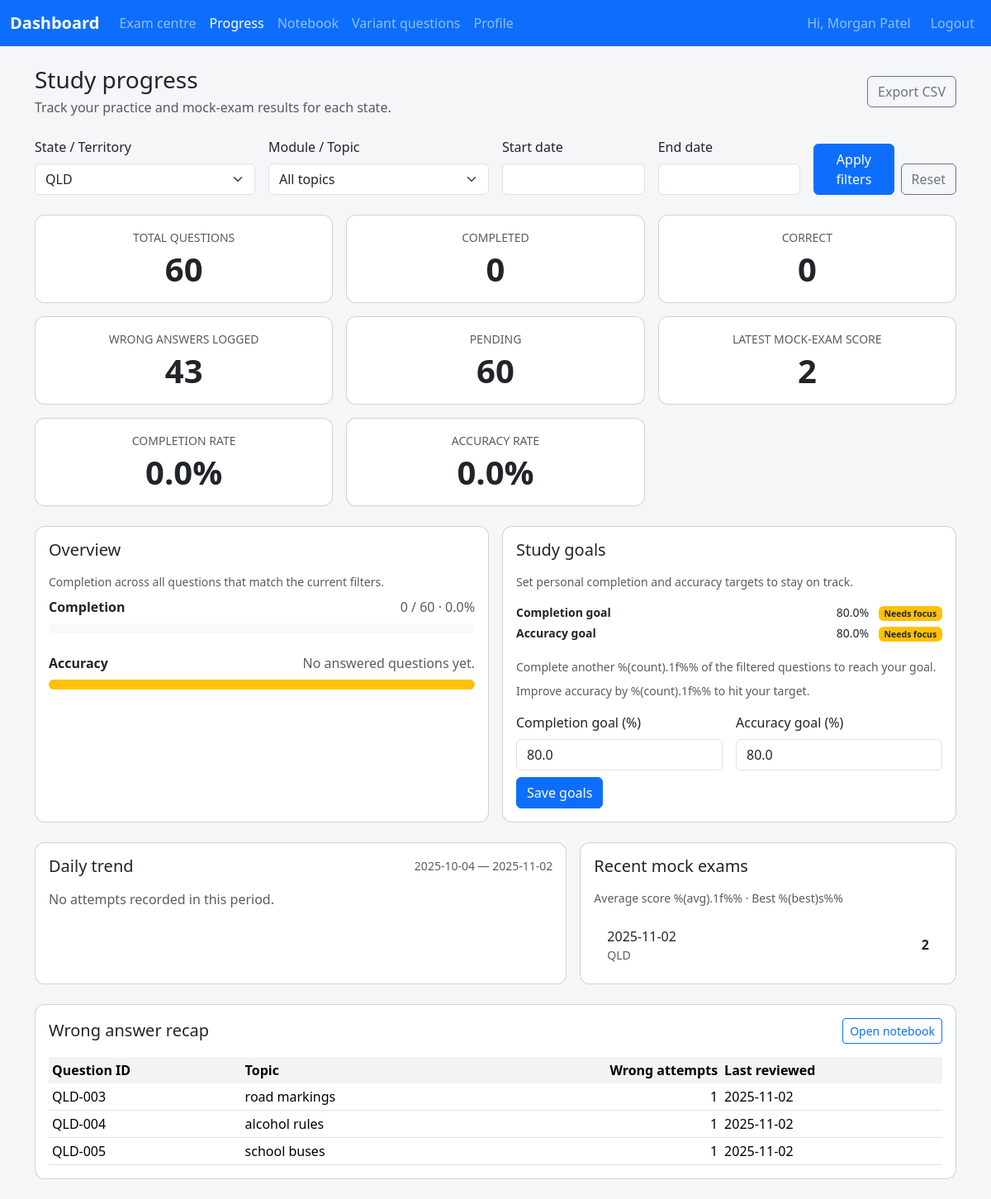
The page /student/progress (signed in) on the database as committed earlier.
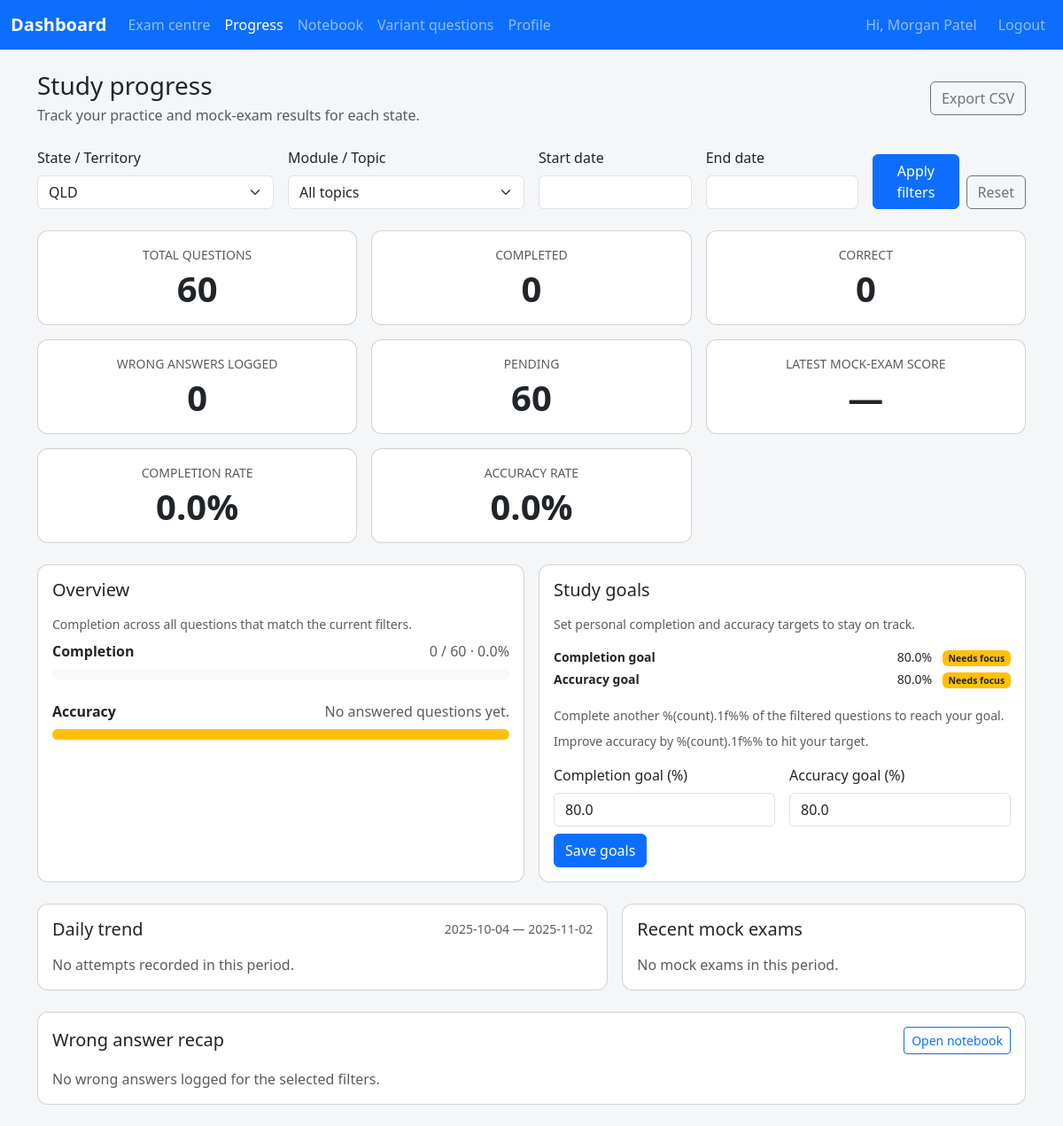
The same page on the database as committed later.
### app/models.py (models this page shows)
class MockExamSummary(db.Model):
    __tablename__ = "mock_exam_summaries"
    id = db.Column(db.Integer, primary_key=True)
    student_id = db.Column(db.Integer, db.ForeignKey("students.id"), nullable=False)
    state = db.Column(db.String(10))
    score = db.Column(db.Integer, nullable=False)
    taken_at = db.Column(db.DateTime, default=datetime.utcnow, nullable=False)
    student = db.relationship("Student", back_populates="mock_exam_summaries")

class Question(db.Model):
    __tablename__ = "questions"
    id = db.Column(db.Integer, primary_key=True)
    qid = db.Column(db.String(50), nullable=False)
    prompt = db.Column(db.Text, nullable=False)
    language = db.Column(db.String(20), nullable=False, default="ENGLISH")
    state_scope = db.Column(db.String(10), nullable=False, default="ALL")
    topic = db.Column(db.String(120), nullable=False, default="general")
    option_a = db.Column(db.String(255), nullable=False, default="Option A")
    option_b = db.Column(db.String(255), nullable=False, default="Option B")
    option_c = db.Column(db.String(255), nullable=False, default="Option C")
    option_d = db.Column(db.String(255), nullable=False, default="Option D")
    correct_option = db.Column(db.String(1), nullable=False, default="A")
    explanation = db.Column(db.Text, nullable=False, default="")
    image_url = db.Column(db.String(500))
    __table_args__ = (
        UniqueConstraint(
            "qid", "state_scope", "language", name="uq_question_qid_state_language"
        ),
    )

class NotebookEntry(db.Model):
    __tablename__ = "notebook_entries"
    id = db.Column(db.Integer, primary_key=True)
    student_id = db.Column(db.Integer, db.ForeignKey("students.id"), nullable=False)
    question_id = db.Column(db.Integer, db.ForeignKey("questions.id"), nullable=False)
    state = db.Column(db.String(10), nullable=False)
    wrong_count = db.Column(db.Integer, nullable=False, default=0)
    last_wrong_at = db.Column(db.DateTime)
    student = db.relationship("Student", back_populates="notebook_entries")
    question = db.relationship("Question")
    __table_args__ = (
        UniqueConstraint("student_id", "question_id", "state", name="uq_notebook_scope"),
    )

### app/student/routes.py (the view, shortened to what this page needs)
@student_bp.route("/progress", methods=["GET", "POST"], endpoint="progress")
@login_required
def progress_overview():
    student = _current_student()
    if not student:
        return _redirect_non_students()
    def _normalise(code: str | None) -> str:
        return (code or "").strip().upper()
    def _parse_date_param(value: str | None):
        if not value:
            return None
        try:
            return datetime.strptime(value, "%Y-%m-%d").date()
        except ValueError:
            return None
    requested_state = _normalise(request.args.get("state"))
    progress_records = (
        StudentStateProgress.query.with_entities(
            func.upper(StudentStateProgress.state).label("state"),
            StudentStateProgress.last_active_at,
        )
        .filter_by(student_id=student.id)
        .order_by(StudentStateProgress.last_active_at.desc())
        .all()
    )
    available_states: list[str] = []
    seen: set[str] = set()
    for state_code, _last_active in progress_records:
        code = _normalise(state_code)
        if code and code not in seen:
            available_states.append(code)
            seen.add(code)
    current_state = _normalise(student.state)
    if current_state and current_state not in seen:
        available_states.insert(0, current_state)
        seen.add(current_state)
    selected_state = requested_state if requested_state in seen else None
    if not selected_state and available_states:
        selected_state = available_states[0]
    request_data = request.args if request.method == "GET" else request.form
    raw_topic = (request_data.get("topic") or "").strip()
    start_date = _parse_date_param(request_data.get("start"))
    end_date = _parse_date_param(request_data.get("end"))
    filter_error: str | None = None
    if start_date and end_date and start_date > end_date:
        filter_error = _t("Start date must be before end date.")
        start_date = end_date = None
    start_at = datetime.combine(start_date, time.min) if start_date else None
    end_at = datetime.combine(end_date, time.max) if end_date else None
    today = datetime.utcnow().date()
    trend_default_start = datetime.combine(today - timedelta(days=29), time.min)
    trend_default_end = datetime.combine(today, time.max)
    trend_start_at = start_at or trend_default_start
    trend_end_at = end_at or trend_default_end
    summary = None
    error_message: str | None = None
    completion_pct = pending_pct = accuracy_pct = incorrect_pct = 0.0
    available_topics: list[str] = []
    trend_points: list[ProgressTrendPoint] = []
    recent_exams = []
    recent_exam_stats: dict[str, float | int | None] | None = None
    wrong_preview: list[dict[str, object]] = []
    if selected_state:
        question_bank = get_questions_for_state(
            selected_state, language=student.preferred_language
        )
        available_topics = sorted(
            {question.topic for question in question_bank if question.topic}
        )
        topic_param = raw_topic or None
        try:
            summary = get_progress_summary(
                student,
                state=selected_state,
                acting_student=student,
                start_at=start_at,
                end_at=end_at,
                topic=topic_param,
            )
            trend_points = get_progress_trend(
                student,
                state=selected_state,
                acting_student=student,
                start_at=trend_start_at,
                end_at=trend_end_at,
                topic=topic_param,
            )
        except (ProgressValidationError, ProgressAccessError) as exc:
            error_message = str(exc)
        if summary:
            def _percent(part: int, whole: int) -> float:
                if whole <= 0:
                    return 0.0
                return round((part / whole) * 100, 1)
            completion_pct = _percent(summary.done, summary.total)
            pending_pct = round(max(0.0, 100.0 - completion_pct), 1)
            accuracy_pct = _percent(summary.correct, summary.done)
            incorrect_pct = round(max(0.0, 100.0 - accuracy_pct), 1)
        if not error_message:
            exam_query = MockExamSummary.query.filter_by(
                student_id=student.id, state=selected_state
            )
            if start_at:
                exam_query = exam_query.filter(MockExamSummary.taken_at >= start_at)
            if end_at:
                exam_query = exam_query.filter(MockExamSummary.taken_at <= end_at)
            recent_exams = exam_query.order_by(
                MockExamSummary.taken_at.desc()
            ).limit(5).all()
            scores = [exam.score for exam in recent_exams if exam.score is not None]
            if scores:
                recent_exam_stats = {
                    "average_score": round(sum(scores) / len(scores), 1),
                    "best_score": max(scores),
                }
            wrong_query = NotebookEntry.query.filter_by(
                student_id=student.id, state=selected_state
            )
            topic_lower = (raw_topic or "").lower()
            if topic_lower:
                wrong_query = wrong_query.join(NotebookEntry.question).filter(
                    func.lower(Question.topic) == topic_lower
                )
            if start_at:
                wrong_query = wrong_query.filter(NotebookEntry.last_wrong_at >= start_at)
            if end_at:
                wrong_query = wrong_query.filter(NotebookEntry.last_wrong_at <= end_at)
            wrong_entries = (
                wrong_query.order_by(NotebookEntry.last_wrong_at.desc().nullslast())
                .limit(3)
                .all()
            )
            wrong_preview = [
                {
                    "qid": entry.question.qid,
                    "topic": entry.question.topic,
                    "wrong_count": entry.wrong_count,
                    "last_wrong_at": entry.last_wrong_at,
                }
                for entry in wrong_entries
            ]
    saved_goal = session.get("progress_goal") or {}
    goal_completion = float(saved_goal.get("completion", 80.0))
    goal_accuracy = float(saved_goal.get("accuracy", 80.0))
    goal_status = {
        "completion": goal_completion,
        "accuracy": goal_accuracy,
        "completion_met": summary is not None and completion_pct >= goal_completion,
        "accuracy_met": summary is not None and accuracy_pct >= goal_accuracy,
        "completion_gap": round(
            max(goal_completion - completion_pct, 0.0), 1
        )
        if summary
        else goal_completion,
        "accuracy_gap": round(max(goal_accuracy - accuracy_pct, 0.0), 1)
        if summary
        else goal_accuracy,
    }
    trend_payload = [
        {
            "day": point.day.isoformat(),
            "attempted": point.attempted,
            "correct": point.correct,
            "accuracy": point.accuracy,
        }
        for point in trend_points
    ]
    trend_summary = None
    export_params = {}
    if selected_state:
        export_params["state"] = selected_state
    if raw_topic:
        export_params["topic"] = raw_topic
    if start_date:
        export_params["start"] = start_date.isoformat()
    if end_date:
        export_params["end"] = end_date.isoformat()
    export_url = (
        url_for("student.progress_export", **export_params) if selected_state else None
    )
    goal_form_defaults = {
        "state": selected_state or "",
        "completion": goal_completion,
        "accuracy": goal_accuracy,
        "start": start_date.isoformat() if start_date else "",
        "end": end_date.isoformat() if end_date else "",
        "topic": raw_topic,
    }
    trend_range = {
        "start": trend_start_at.date(),
        "end": trend_end_at.date(),
    }
    return render_template(
        "student/progress.html",
        available_states=available_states,
        selected_state=selected_state,
        available_topics=available_topics,
        topic_filter=raw_topic,
        start_date=start_date,
        end_date=end_date,
        filter_error=filter_error,
        summary=summary,
        error_message=error_message,
        completion_pct=completion_pct,
        pending_pct=pending_pct,
        accuracy_pct=accuracy_pct,
        incorrect_pct=incorrect_pct,
        export_url=export_url,
        trend_points=trend_payload,
        trend_summary=trend_summary,
        trend_range=trend_range,
        recent_exams=recent_exams,
        recent_exam_stats=recent_exam_stats,
        wrong_preview=wrong_preview,
        goal_status=goal_status,
        goal_form_defaults=goal_form_defaults,
    )

### app/templates/student/progress.html (shortened to what the changed rows need)
{% extends "base.html" %}
{% block extra_head %}
<link rel="stylesheet" href="https://cdn.jsdelivr.net/npm/flatpickr@4.6.13/dist/flatpickr.min.css">
{% endblock %}
{% block content %}
<div class="d-flex flex-column flex-md-row align-items-md-center justify-content-between gap-3 mb-4">
  <div>
    <h1 class="h3 mb-1">{{ _('Study progress') }}</h1>
  </div>
</div>
{% if error_message %}
<div class="alert alert-danger" role="alert">{{ _(error_message) }}</div>
{% elif summary %}
  <div class="row row-cols-1 row-cols-sm-2 row-cols-lg-3 g-3 mb-4">
    {% set cards = [
      (_('Total questions'), summary.total),
      (_('Completed'), summary.done),
      (_('Correct'), summary.correct),
      (_('Wrong answers logged'), summary.wrong),
      (_('Pending'), summary.pending),
      (_('Latest mock-exam score'), summary.last_score if summary.last_score is not none else '—'),
      (_('Completion rate'), '%.1f%%'|format(completion_pct)),
      (_('Accuracy rate'), '%.1f%%'|format(accuracy_pct)),
    ] %}
    {% for label, value in cards %}
    <div class="col">
      <div class="card h-100">
        <div class="card-body text-center">
          <p class="text-uppercase small text-muted mb-1">{{ label }}</p>
          <p class="display-6 fw-semibold mb-0">{{ value }}</p>
        </div>
      </div>
    </div>
    {% endfor %}
  </div>
  {% if summary.total == 0 %}
  <div class="alert alert-info" role="alert">{{ _('Start a practice to see progress.') }}</div>
  {% else %}
  <div class="row g-3 mb-4">
    <div class="col-lg-6">
      <div class="card h-100">
        <div class="card-body">
          <h2 class="h5 mb-3">{{ _('Overview') }}</h2>
        </div>
      </div>
    </div>
    <div class="col-lg-6">
      <div class="card h-100">
        <div class="card-body">
          <h2 class="h5 mb-3">{{ _('Study goals') }}</h2>
        </div>
      </div>
    </div>
  </div>
  <div class="row g-3 mb-4">
    <div class="col-xl-7">
      <div class="card h-100">
        <div class="card-body">
          <div class="d-flex justify-content-between align-items-center mb-3">
            <h2 class="h5 mb-0">{{ _('Daily trend') }}</h2>
          </div>
        </div>
      </div>
    </div>
    <div class="col-xl-5">
      <div class="card h-100">
        <div class="card-body">
          <h2 class="h5 mb-3">{{ _('Recent mock exams') }}</h2>
          {% if recent_exam_stats %}
          <p class="text-muted small mb-3">{{ _('Average score %(avg).1f%% · Best %(best)s%%', avg=recent_exam_stats.average_score, best=recent_exam_stats.best_score) }}</p>
          {% endif %}
          {% if recent_exams %}
          <ul class="list-group list-group-flush">
            {% for exam in recent_exams %}
            <li class="list-group-item d-flex justify-content-between align-items-center">
              <span>
                {{ exam.taken_at.date() if exam.taken_at }}
                <span class="text-muted small d-block">{{ exam.state }}</span>
              </span>
              <span class="fw-semibold">{{ exam.score if exam.score is not none else '—' }}</span>
            </li>
            {% endfor %}
          </ul>
          {% else %}
          <p class="text-muted mb-0">{{ _('No mock exams in this period.') }}</p>
          {% endif %}
        </div>
      </div>
    </div>
  </div>
  <div class="card mb-4">
    <div class="card-body">
      <div class="d-flex flex-column flex-md-row justify-content-between align-items-md-center mb-3 gap-2">
        <h2 class="h5 mb-0">{{ _('Wrong answer recap') }}</h2>
        {% if selected_state %}
        <a class="btn btn-sm btn-outline-primary" href="{{ url_for('student.notebook', state=selected_state) }}">{{ _('Open notebook') }}</a>
        {% endif %}
      </div>
      {% if wrong_preview %}
      <div class="table-responsive">
        <table class="table table-sm align-middle mb-0">
          <thead>
            <tr>
              <th scope="col">{{ _('Question ID') }}</th>
              <th scope="col">{{ _('Topic') }}</th>
              <th scope="col" class="text-end">{{ _('Wrong attempts') }}</th>
              <th scope="col">{{ _('Last reviewed') }}</th>
            </tr>
          </thead>
          <tbody>
            {% for row in wrong_preview %}
            <tr>
              <td>{{ row.qid }}</td>
              <td>{{ row.topic or _('—') }}</td>
              <td class="text-end">{{ row.wrong_count }}</td>
              <td>{{ row.last_wrong_at.date() if row.last_wrong_at else _('Never') }}</td>
            </tr>
            {% endfor %}
          </tbody>
        </table>
      </div>
      {% else %}
      <p class="text-muted mb-0">{{ _('No wrong answers logged for the selected filters.') }}</p>
      {% endif %}
    </div>
  </div>
  {% endif %}
{% else %}
  <div class="alert alert-info" role="alert">{{ _('Switch to a state to load progress data.') }}</div>
{% endif %}
{% endblock %}

Rows that differ between the two databases and show on the page:
removed MockExamSummary: taken_at "2025-11-02", state "QLD", score "2"
no longer on this page (row edited): Question: qid "QLD-003", topic "road markings", wrong_count "1", last_wrong_at "2025-11-02"
no longer on this page (row edited): Question: qid "QLD-004", topic "alcohol rules", wrong_count "1", last_wrong_at "2025-11-02"
no longer on this page (row edited): Question: qid "QLD-005", topic "school buses", wrong_count "1", last_wrong_at "2025-11-02"
Other text that changed with them:
new list line: "WRONG ANSWERS LOGGED 0"
new list line: "LATEST MOCK-EXAM SCORE —"
text no longer shown: "Average score %(avg).1f%% · Best %(best)s%% Question ID Topic Wrong attempts Last reviewed"
text now shown: "No mock exams in this period. No wrong answers logged for the selected filters."
list line gone: "WRONG ANSWERS LOGGED 43"
list line gone: "LATEST MOCK-EXAM SCORE 2"
